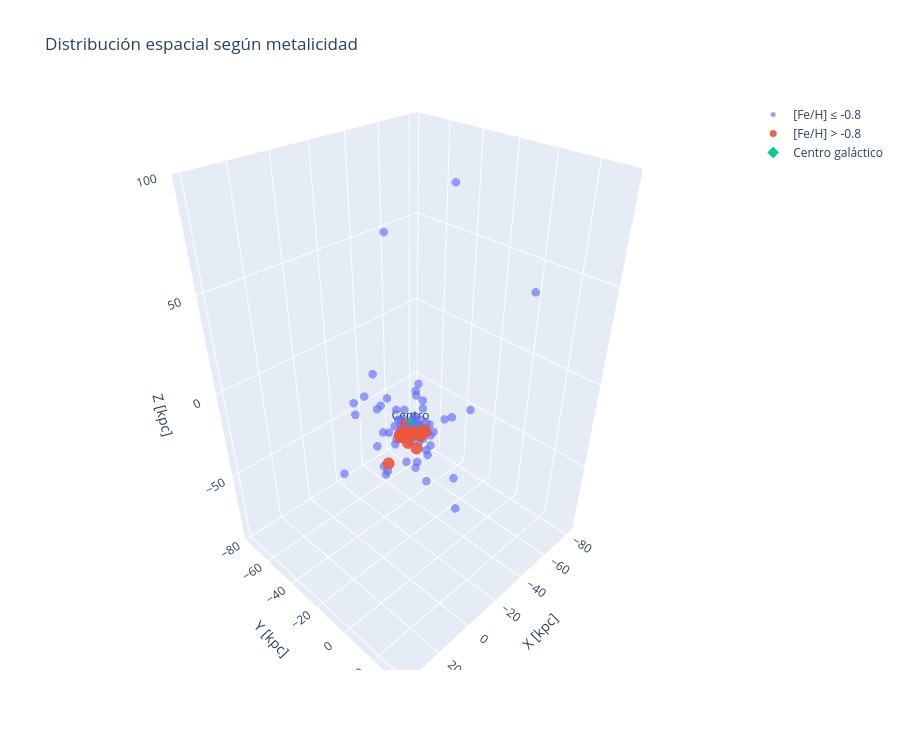

The code cell stored with this chart in its notebook:
### Code cell
fig = go.Figure()

# -------------------------------------------------
# Pobres en metales
# -------------------------------------------------
fig.add_trace(
    go.Scatter3d(
        x=pobres["X"],
        y=pobres["Y"],
        z=pobres["Z"],

        mode="markers",

        marker=dict(
            size=5,
            opacity=0.65
        ),

        text=pobres["ID"],

        hovertemplate=(
            "<b>%{text}</b><br>"
            "X = %{x:.2f} kpc<br>"
            "Y = %{y:.2f} kpc<br>"
            "Z = %{z:.2f} kpc"
            "<extra></extra>"
        ),

        name=r"[Fe/H] ≤ -0.8"
    )
)

# -------------------------------------------------
# Ricos en metales
# -------------------------------------------------
fig.add_trace(
    go.Scatter3d(
        x=ricos["X"],
        y=ricos["Y"],
        z=ricos["Z"],

        mode="markers",

        marker=dict(
            size=7,
            opacity=0.9
        ),

        text=ricos["ID"],

        hovertemplate=(
            "<b>%{text}</b><br>"
            "X = %{x:.2f} kpc<br>"
            "Y = %{y:.2f} kpc<br>"
            "Z = %{z:.2f} kpc"
            "<extra></extra>"
        ),

        name=r"[Fe/H] > -0.8"
    )
)

# -------------------------------------------------
# Centro
# -------------------------------------------------
fig.add_trace(
    go.Scatter3d(
        x=[0],
        y=[0],
        z=[0],

        mode="markers+text",

        marker=dict(
            size=9,
            symbol="diamond"
        ),

        text=["Centro"],
        textposition="top center",

        name="Centro galáctico"
    )
)

fig.update_layout(
    title="Distribución espacial según metalicidad",

    scene=dict(
        xaxis_title="X [kpc]",
        yaxis_title="Y [kpc]",
        zaxis_title="Z [kpc]",
        aspectmode="data"
    ),

    width=900,
    height=750
)

fig.show()

### Figure 1 — Plotly figure (JSON) as saved in the notebook; plotly's stock layout.template omitted (floating-point values rounded to 4 significant figures)
{"data": [{"hovertemplate": "<b>%{text}</b><br>X = %{x:.2f} kpc<br>Y = %{y:.2f} kpc<br>Z = %{z:.2f} kpc<extra></extra>", "marker": {"opacity": 0.65, "size": 5}, "mode": "markers", "name": "[Fe/H] ≤ -0.8", "text": ["NGC 288", "NGC 362", "NGC 1261", "Pal 1", "AM 1", "Eridanus", "Pal 2", "NGC 1851", "NGC 1904", "NGC 2298", "NGC 2419", "Pyxis", "NGC 2808", "E 3", "Pal 3", "NGC 3201", "Pal 4", "NGC 4147", "NGC 4372", "Rup 106", "NGC 4590", "NGC 4833", "NGC 5024", "NGC 5053", "NGC 5139", "NGC 5272", "NGC 5286", "AM 4", "NGC 5466", "NGC 5634", "NGC 5694", "IC 4499", "NGC 5824", "Pal 5", "NGC 5897", "NGC 5904", "NGC 5946", "NGC 5986", "Pal 14", "NGC 6093", "NGC 6121", "NGC 6101", "NGC 6144", "NGC 6139", "NGC 6171", "NGC 6205", "NGC 6229", "NGC 6218", "NGC 6235", "NGC 6254", "Pal 15", "NGC 6266", "NGC 6273", "NGC 6284", "NGC 6287", "NGC 6293", "NGC 6341", "NGC 6325", "NGC 6333", "NGC 6355", "IC 1257", "NGC 6366", "Terzan 4", "HP 1", "NGC 6362", "NGC 6402", "NGC 6401", "NGC 6397", "NGC 6426", "NGC 6453", "UKS 1", "Terzan 9", "NGC 6517", "NGC 6522", "NGC 6535", "NGC 6540", "NGC 6544", "NGC 6541", "NGC 6558", "NGC 6569", "NGC 6584", "NGC 6626", "NGC 6638", "NGC 6642", "NGC 6652", "NGC 6656", "NGC 6681", "NGC 6712", "NGC 6715", "NGC 6717", "NGC 6723", "NGC 6749", "NGC 6752", "NGC 6779", "Arp 2", "NGC 6809", "Terzan 8", "NGC 6864", "NGC 6934", "NGC 6981", "NGC 7006", "NGC 7078", "NGC 7089", "NGC 7099", "Pal 12", "Pal 13", "NGC 7492"], "type": "scatter3d", "x": [-7.444, -4.365, -7.274, -13.27, -23.3, -55.11, -33.57, -11.67, -14.82, -11.57, -81.81, -13.13, -5.44, -5.862, -40.52, -6.732, -36.15, -8.595, -4.881, 2.991, -3.329, -4.132, -4.453, -4.534, -4.259, -5.916, -0.3815, 11.32, -3.889, 8.356, 18.23, 3.092, 18.37, 8.371, 3.118, -2.38, 2.989, 1.863, 39.54, 0.7696, -5.277, 3.388, 2.261, 2.567, -1.578, -4.643, -1.073, -3.311, 2.063, -3.548, 30.24, -0.7626, 1.007, 6.713, 0.8787, 1.344, -4.913, 1.941, 0.7512, -0.2984, 15.31, -4.084, 1.51, -0.1786, -1.47, 0.469, 0.102, -5.368, 9.49, 3.478, 0.1031, 0.4136, 2.479, -0.3839, -1.417, -3.878, -4.881, -0.2332, -1.002, 1.076, 4.503, -1.746, 0.6927, 0.07526, 1.846, -4.241, 1.117, -1.329, 17.92, -0.5699, 0.8446, -1.157, -4.142, -2.868, 18.15, -2.555, 15.62, 8.177, 1.468, 4.194, 9.6, -3.538, -1.85, -2.558, 3.481, -6.388, -0.656], "y": [0.07851, -4.854, -9.784, 7.055, -77.3, -37.41, 4.408, -8.979, -8.024, -9.243, -0.443, -37.74, -8.878, -3.637, -57.71, -4.964, -11.77, -3.945, -4.101, -17.27, -7.06, -4.828, -1.449, -1.242, -3.786, 1.353, -7.827, -15.56, 3.185, -5.007, -14.12, -13.67, -13.33, 0.2712, -3.178, 0.3741, -6.539, -3.876, 25.77, -1.009, -0.2942, -9.73, -1.327, -3.119, 0.3786, 4.573, 21.48, 1.179, -0.14, 1.071, 12.89, -0.7053, -0.4202, -0.3678, 0.05645, -0.3243, 6.215, 0.1953, 0.8251, -0.01407, 6.766, 1.13, -0.5798, -0.2861, -4.007, 3.096, 0.488, -0.7626, 9.034, -0.7739, 0.707, 0.5272, 3.472, 0.1621, 3.092, 0.2383, 0.2919, -1.311, 0.05996, 0.1085, -3.787, 0.8077, 1.156, 1.324, 0.2838, 0.5826, 0.46, 2.898, 2.522, 1.592, 0.04777, 4.582, -1.364, 8.739, 3.874, 0.7826, 2.356, 5.787, 11.39, 8.181, 34.47, 8.252, 7.461, 2.507, 6.43, 19.34, 9.07], "z": [-8.235, -6.131, -12.77, 3.027, -89.3, -53.5, -4.376, -7.14, -6.312, -3.059, 34.96, 4.556, -1.95, -1.505, 59.52, 0.6303, 94.48, 18.2, -0.9766, 4.031, 5.808, -0.9579, 17.97, 15.76, 1.182, 9.671, 1.827, 16.0, 15.79, 19.03, 17.0, -6.571, 11.62, 16.08, 6.27, 5.186, 0.7629, 2.228, 48.34, 2.763, 0.4695, -4.252, 2.597, 1.133, 2.327, 4.448, 18.82, 1.947, 2.132, 1.55, 17.81, 0.7178, 1.25, 2.333, 1.47, 1.063, 4.494, 1.172, 1.405, 0.5361, 6.263, 0.8589, 0.06767, 0.1305, -2.4, 2.088, 0.3848, -0.5917, 5.426, -0.8715, -0.03632, -0.4067, 1.1, -0.6156, 1.096, -0.3379, -0.2318, -1.571, -0.8081, -1.125, -3.808, -0.69, -1.156, -0.9882, -1.991, -0.5563, -2.02, -0.6405, -6.514, -1.478, -2.693, -0.4314, -1.823, 1.3, -9.928, -2.23, -10.69, -8.13, -5.057, -9.207, -13.66, -4.816, -6.801, -5.897, -13.96, -17.97, -22.68]}, {"hovertemplate": "<b>%{text}</b><br>X = %{x:.2f} kpc<br>Y = %{y:.2f} kpc<br>Z = %{z:.2f} kpc<extra></extra>", "marker": {"opacity": 0.9, "size": 7}, "mode": "markers", "name": "[Fe/H] > -0.8", "text": ["NGC 104", "NGC 5927", "Lynga 7", "NGC 6256", "NGC 6304", "NGC 6316", "NGC 6342", "NGC 6356", "NGC 6352", "Terzan 2", "Liller 1", "Terzan 1", "Ton 2", "NGC 6388", "Pal 6", "Terzan 5", "NGC 6440", "NGC 6441", "Terzan 6", "NGC 6496", "Terzan 10", "NGC 6528", "NGC 6539", "NGC 6553", "NGC 6624", "NGC 6637", "Pal 8", "NGC 6760", "Terzan 7", "Pal 10", "Pal 11", "NGC 6838"], "type": "scatter3d", "x": [-5.58, -1.211, -1.388, 1.708, -1.409, 4.062, 1.57, 6.903, -2.1, 2.106, 3.091, -0.8732, 0.4181, 3.693, -0.674, 0.6126, 0.5435, 2.235, 0.126, 3.808, 1.004, 0.01259, -0.03288, -2.693, 0.4492, 0.6986, 4.575, -1.483, 14.2, -3.835, 2.948, -5.289], "y": [-2.43, -4.021, -3.587, -1.926, -0.3966, -0.5252, 0.8039, 1.719, -1.733, -0.5715, -0.9066, -0.2378, -1.223, -2.81, 0.282, 0.5691, 1.111, -1.051, -0.1493, -2.333, 0.6848, 0.1846, 2.823, 0.4672, 0.4186, 0.2799, 3.037, 4.33, 1.315, 4.63, 6.435, 3.205], "z": [-3.171, 0.4911, -0.4765, 0.4012, 0.4268, 1.018, 1.402, 2.455, -0.8348, 0.2454, -0.1651, -0.02236, -0.6071, -1.485, 0.07231, 0.09734, 0.3944, -0.9829, -0.4185, -2.152, -0.4084, -0.6739, 0.7968, -0.3834, -1.223, -1.598, -1.604, -0.6349, -8.029, 0.1394, -3.52, -0.4379]}, {"marker": {"size": 9, "symbol": "diamond"}, "mode": "markers+text", "name": "Centro galáctico", "text": ["Centro"], "textposition": "top center", "type": "scatter3d", "x": [0], "y": [0], "z": [0]}], "layout": {"height": 750, "scene": {"aspectmode": "data", "xaxis": {"title": {"text": "X [kpc]"}}, "yaxis": {"title": {"text": "Y [kpc]"}}, "zaxis": {"title": {"text": "Z [kpc]"}}}, "title": {"text": "Distribución espacial según metalicidad"}, "width": 900}}
